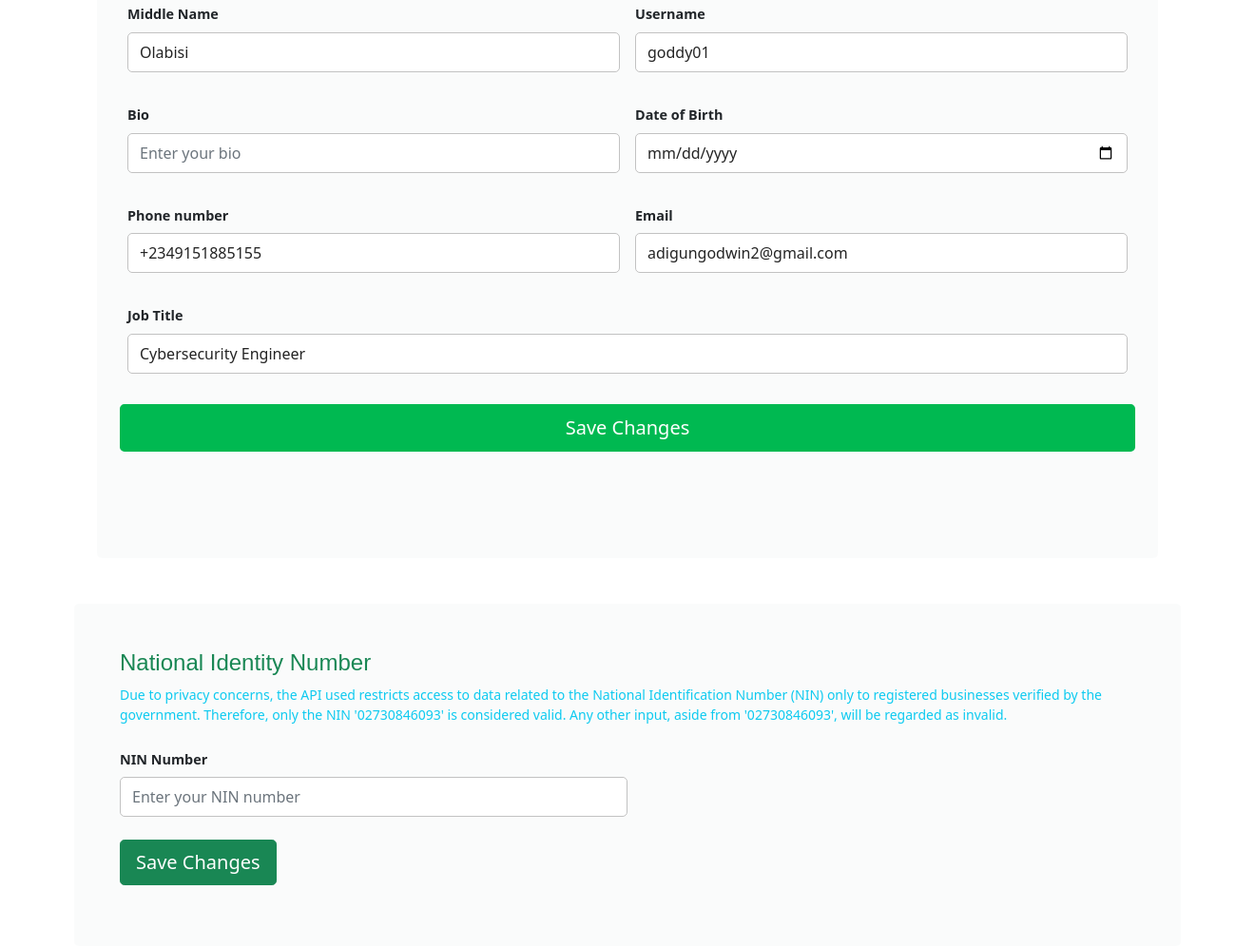
The app's page /accounts/innovator/edit-profile (signed in, middle part), older data.
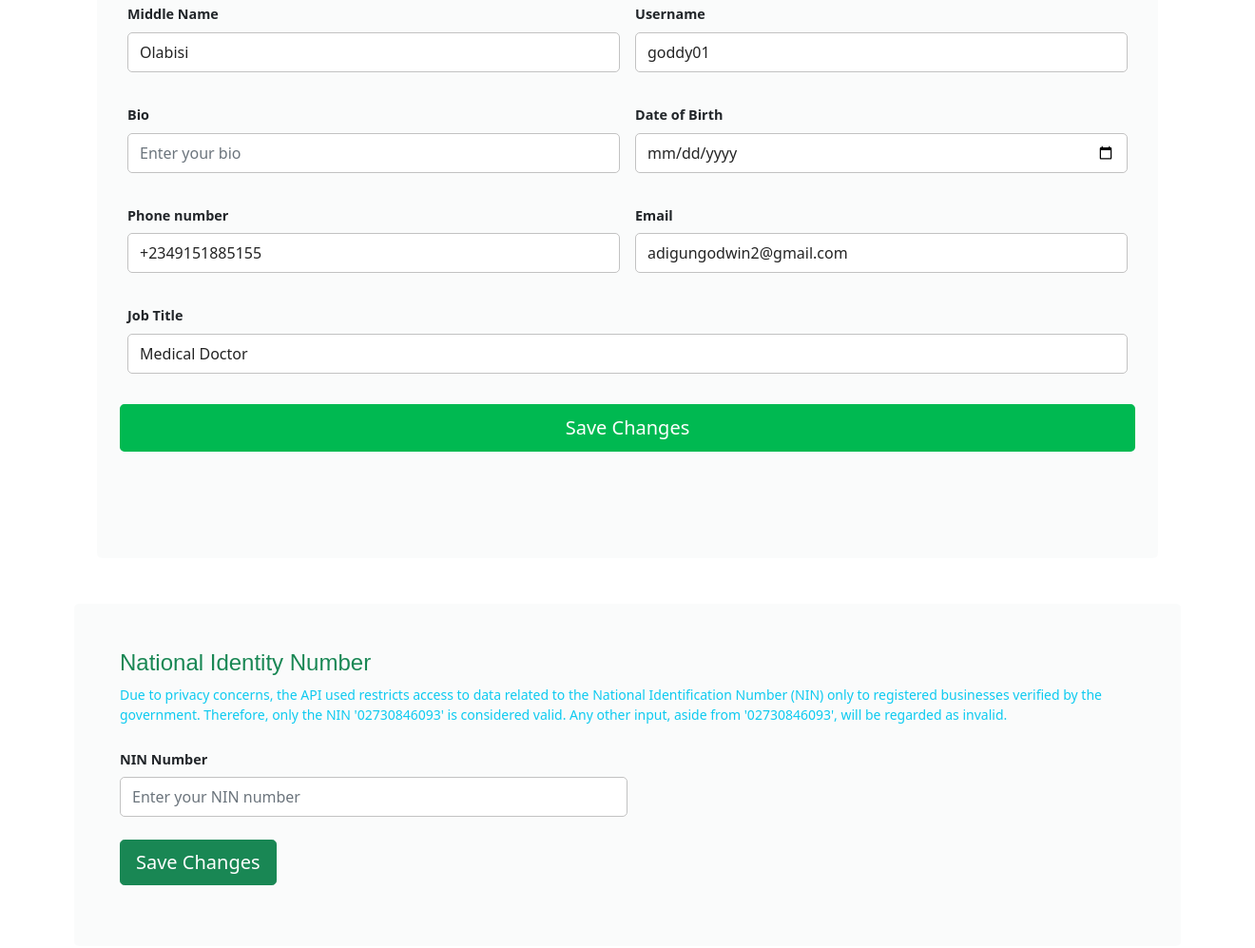
The same page, newer data.
### accounts/models.py (models this page shows, shortened)
class BaseUser(AbstractBaseUser, PermissionsMixin):
    last_name =                     models.CharField(max_length=256, null=True, blank=True)
    first_name =                    models.CharField(max_length=256, null=True, blank=True)
    middle_name =                   models.CharField(max_length=256, null=True, blank=True)
    username =                      models.CharField(max_length=256, unique=True, blank=True)
    date_of_birth =                 models.DateField(null=True, blank=True)
    email =                         models.EmailField(max_length=128, unique=True, blank=True)
    job_title =                     models.CharField(max_length=100, null=True, blank=True)
    bio =                           models.CharField(max_length=100, null=True, blank=True)
    about_me =                      models.TextField(null=True, blank=True, max_length=2000)
    pfp =                           models.ImageField(upload_to=upload_location_pfp, blank=True, null=True)
    nin =                           models.CharField(null=True, blank=True, max_length=254)
    city =                          models.CharField(max_length=128, blank=True, null=True)
    state =                         models.CharField(max_length=128, blank=True, null=True)
    country =                       CountryField(max_length=255, null=True, blank=True)
    address =                       models.CharField(max_length=128, blank=True, null=True)
    phone_num =                     PhoneNumberField(null=True, blank=True, verbose_name="Phone Number", unique=True)
    zipcode =                       models.CharField(null=True, blank=True, max_length=255)
    date_joined =                   models.DateTimeField(auto_now_add=True)
    last_login =                    models.DateTimeField(auto_now=True)
    updated_at =                    models.DateTimeField(auto_now=True)
    facebook =                      models.URLField(default='https://facebook.com/')
    twitter =                       models.URLField(default='https://twitter.com/')
    instagram =                     models.URLField(default='https://instagram.com/')
    linkedin =                      models.URLField(default='https://linkedin.com/')
    website =                       models.URLField(default='https://company.com/', null=True, blank=True)
    is_admin =                      models.BooleanField(default=False)
    is_staff =                      models.BooleanField(default=False)
    is_active =                     models.BooleanField(default=True)
    is_superuser =                  models.BooleanField(default=False)
    is_verified =                   models.BooleanField(default=False)
    signup_confirmation =           models.BooleanField(default=False)
    signup_with_google =            models.BooleanField(default=False)
    is_moderator = models.BooleanField(default=False)
    is_innovator = models.BooleanField(default=False)
    USERNAME_FIELD = "email"
    REQUIRED_FIELDS = ['username', ]
    objects = BaseUserMgr()
    def __str__(self):
        return self.username

### accounts/views.py (the view, shortened to what this page needs)
# urls.py: path('innovator/edit-profile', views.edit_profile, name='edit_profile'),
def edit_profile(request):
    user = BaseUser.objects.get(username=request.user.username)
    try:
        innovator = Innovator.objects.get(user__username=request.user.username)
    except Innovator.DoesNotExist:
        return HttpResponse('You are unable to access this page because you are not an innovator.')
    user = BaseUser.objects.get(username=request.user.username)
    user_info = BaseUser.objects.get(username=request.user.username)
    if not request.user.is_authenticated:
        return redirect('accounts:innovator_login')
    if request.method == 'POST' and 'user_p_form' in request.POST:
        user_p_data = {
            'about_me': request.POST.get('about_me'),
            'username': request.POST.get('username'),
            'email': request.POST.get('email'),
            'first_name': request.POST.get('first_name'),
            'last_name': request.POST.get('last_name'),
            'middle_name': request.POST.get('middle_name'),
            'pfp': request.POST.get('pfp'),
            'phone_num': request.POST.get('phone_num'),
            'date_of_birth': request.POST.get('date_of_birth'),
            'bio': request.POST.get('bio'),
            'job_title': request.POST.get('job_title'),
        }
        user_p_info = UpdatePersonalProfileForm(user_p_data, request.FILES, instance=request.user)
        if user_p_info.is_valid():
            user_obj = user_p_info.save(commit=False)
            if user_p_info.cleaned_data['pfp']:
                user_obj.pfp = user_p_info.cleaned_data['pfp']
            if user.date_of_birth:
                user_obj.date_of_birth = user.date_of_birth
            if user_p_info.cleaned_data['about_me']:
                user_obj.about_me = user_p_info.cleaned_data['about_me']
            user_obj.save()
            return redirect('accounts:profile')
        else:
            print(user_p_info.errors.as_data())
    else:
        user_p_info = UpdatePersonalProfileForm(
            instance=request.user,
            initial= {
                'about_me': user.about_me,
                'username': user.username,
                'email': user.email,
                'first_name': user.first_name,
                'last_name': user.last_name,
                'middle_name': user.middle_name,
                'pfp': user.pfp,
                'phone_num': user.phone_num,
                'date_of_birth': user.date_of_birth,
                'bio': user.bio
            }
        )
    if request.method == 'POST' and 'kba_question' in request.POST:
        kba_question = request.POST.get('kba_question')
        answer = request.POST.get('answer')
        print('brev_man')
        kba_data = {
            'kba_question': kba_question,
            'answer': answer
        }
        kba_form = UpdateKBAQuestionForm(kba_data, instance=request.user)
        if kba_form.is_valid():
            KBAQuestion.objects.create(
                kba_question= kba_question,
                answer=answer,
                user=user
            )
            messages.success(request, 'Knowledge-based Question successfully updated.')
            return redirect('accounts:profile')
        else:
            messages.error(request, 'Knowledge-based Question could not be updated.')
    else:
        kba_form = UpdateKBAQuestionForm(
            instance=request.user,
            initial= {
                'kba_question': request.POST.get('kba'),
                'answer': request.POST.get('answer')
            }
        )
    if request.method == 'POST' and 'nin' in request.POST:
        print('YES BRO')
        nin = request.POST.get('nin', '').strip()
        nin_data = {
            'nin': nin
        }
        user_nin_info = UpdateUserNINForm(nin_data, instance=request.user)
        if user_nin_info.is_valid():
            url = "https://api.verified.africa/sfx-verify/v3/id-service/"
            payload = {
                "searchParameter": nin,
                "verificationType": "NIN-SEARCH"
            }
            headers = {
                "accept": "application/json",
                "userid": "1628022119761",
                "apiKey": "KC69ZuFxVEsSpld69koD",
                "content-type": "application/json"
            }
            response = requests.post(url, json=payload, headers=headers)
            print('BRO DAYUM')
            if response.json()['description'].lower() == "success":
                user_nin_info.save()
                print('DONE MAN')
                messages.success(request, 'NIN is valid. ✅')
                return JsonResponse(response.json(), status=200)
            else:
                messages.error(request, f"No NIN record found for '{nin}'")
                return redirect('accounts:edit_profile')
            print(response.text)
    else:
        user_nin_info = ''
    if request.method == 'POST' and 'user_r_form' in request.POST:
        user_r_data = {
            'city': request.POST.get('city'),
            'state': request.POST.get('state'),
            'country': request.POST.get('country'),
            'address': request.POST.get('address'),
            'zipcode': request.POST.get('zipcode')
        }
        user_r_info = UpdateUserResidentialInfoForm(user_r_data, instance=request.user)
        if user_r_info.is_valid():
            user_r_info.save()
            return redirect('accounts:profile')
        else:
            print(user_r_info.errors.as_data())
    else:
        user_r_info = UpdateUserResidentialInfoForm()
    if request.method == 'POST' and 'user_skill_form' in request.POST:
        context = {}
        skill_form = UpdateUserSkillsForm(request.POST)
        if skill_form.is_valid():
            if not InnovatorSkill.objects.filter(skill=request.POST.get('skill'), innovator__user__pk=request.user.pk).exists():
                if skill_form.cleaned_data.get('skill'):
                    if InnovatorSkill.objects.filter(innovator__user__pk=request.user.pk).count() < 5:
                        skill_obj = skill_form.save(commit=False)
                        skill_obj.innovator = Innovator.objects.get(user__username=request.user.username)
                        skill_obj.save()
                        return redirect('accounts:profile')
                    else:
                        messages.error(request, 'You can only add a maximum of 5 skills')
            else:
                skill_form.add_error('skill', 'This skill already exists.')
        else:
            print('SKILLS ERRORS: ', skill_form.errors)
    else:
        skill_form = UpdateUserSkillsForm()
    if request.method == 'POST' and 'user_s_form' in request.POST:
        user_s_data = {
            'facebook': request.POST.get('facebook'),
            'linkedin': request.POST.get('linkedin'),
            'twitter': request.POST.get('twitter'),
            'instagram': request.POST.get('instagram'),
            'website': request.POST.get('website')
        }
        user_s_info = UpdateUserSocialsForm(user_s_data, instance=request.user)
        if user_s_info.is_valid():
            user_s_info.save()
            return redirect('accounts:profile')
        else:
            print(user_s_info.errors.as_data())
    else:
        user_s_info = UpdateUserSocialsForm()
    user = request.user
    if request.method == 'POST' and 'password_change' in request.POST:
        change_password_form = ChangePasswordForm(user, request.POST)
        if change_password_form.is_valid():
            change_password_form.save()
            return redirect('accounts:edit_profile')
        else:
            print('ERRORS: ', change_password_form.errors.as_data())
    else:
        change_password_form = ChangePasswordForm(user)
    if request.method == 'POST' and 'service_form' in request.POST:
        service_form = UpdateUserServiceForm(request.POST)
        if service_form.is_valid():
            if not Service.objects.filter(service=service_form.cleaned_data.get('service')).exists():
                if service_form.cleaned_data.get('service'):
                    if Innovator.objects.get(user__username=request.user.username).service_set.all().count() < 5:
                        service_obj = service_form.save(commit=False)
                        service_obj.user = BaseUser.objects.get(username=request.user.username)
                        service_obj.save()
                    else:
                        messages.error(request, 'You can only add a maximum of 5 services')
            else:
                service_form.add_error('service', 'This skill already exists.')
        else:
            print('SERVICES FORM ERRORS: ', service_form.errors.as_data())
    else:
        service_form = UpdateInnovatorServicesForm()
    return render(request, 'accounts/edit_profile.html', {
        'user_form': user,
        'user': user,
        'user_p_info_form': user_p_info,
        'user_r_info_form': user_r_info,
        'user_s_info_form': user_s_info,
        'kba_form': kba_form,
        'user_nin_info': user_nin_info,
        'change_password_form': change_password_form,
        'user_skill_form': skill_form,
        'user_skills': Innovator.objects.get(user__username=request.user).innovatorskill_set.all(),
        'user_services': Innovator.objects.get(user__username=request.user).service_set.all(),
        'user_service_form': service_form,
        'innovator': Innovator.objects.get(user__username=request.user.username),
        'kba': len(KBAQuestion.objects.filter(user__username=request.user.username))
    })

### accounts/templates/accounts/edit_profile.html (shortened to what this page needs)
{% extends 'base.html' %}
{% load static %}
{% block content %}
<!DOCTYPE html>
<html lang="en">
<head>
<link href="https://cdn.jsdelivr.net/npm/bootstrap@5.1.3/dist/css/bootstrap.min.css" rel="stylesheet">
</head>
<body>
<link rel="stylesheet" href="https://cdnjs.cloudflare.com/ajax/libs/font-awesome/5.13.1/css/all.min.css" />
<div class="container">
<div class="row">
<div class="col-12">
<div class="row mb-5 gx-5 mt-5">
<div class="col-xxl-12 mb-3 mb-xxl-0">
<div class="bg-secondary-soft px-4 py-5 rounded">
<div class="row g-3 d-flex justify-content-center mb-5">
    <form method="post" action="{% url 'accounts:edit_profile' %}" enctype="multipart/form-data" class="file-upload row g-3" id="myForm">
        <div class="col-md-6">
        <label class="form-label">Middle Name
        </label>
        <input type="text" class="form-control" placeholder="Enter your middlename" aria-label="Middle name" value={% if user.middle_name %} "{{ user.middle_name }}" {% else %} "" {% endif %} name="middle_name" id="middle_name">
        </div>
        <div class="col-md-6">
        <label class="form-label">Username
        </label>
        <input type="text" class="form-control" placeholder="Enter your username" aria-label="Username" value="{% if user.username %}{{ user.username }}{% endif %}" name="username" id="username">
        </div>
        <div class="col-md-6">
        <label class="form-label">Bio
        </label>
        <input type="text" class="form-control" placeholder="Enter your bio" aria-label="bio" name="bio" id="bio" value="{% if user.bio %}{{ user.bio }}{% endif %}">
        </div>
        <div class="col-md-6">
        <label class="form-label">Date of Birth
        </label>
        <input type="date" class="form-control" aria-label="DOB" name="date_of_birth" id="date_of_birth" value="{% if user.date_of_birth %}{{ user.date_of_birth }}{% endif %}">
        </div>
        <div class="col-md-6">
        <label class="form-label">Phone number
        </label>
        <input type="tel" class="form-control" placeholder="Enter your phone number" aria-label="Phone number" value= {% if user.phone_num %}"{{ user.phone_num }}" {% else %} "" {% endif %} name="phone_num" id="phone_num">
        </div>
          <div class="col-md-6">
          <label for="inputEmail4" class="form-label">Email
          </label>
          <input type="email" placeholder="Enter your email address" class="form-control" value="{{ user.email }}" name="email" id="email">
          </div>
          <div class="col-12">
            <label for="inputEmail4" class="form-label">Job Title </label>
            <input type="text" placeholder="Enter your job title" class="form-control" value="{% if user.job_title %}{{ user.job_title }}{% endif %}" name="job_title" id="job_title">
          </div>
        <button type="submit" class="btn btn-success btn-lg" name="user_p_form" id="user_p_form">Save Changes</button>
        </form>
</div>
</div>
<div class="bg-secondary-soft px-4 py-5 rounded mt-5 row mb-5 gx-5 mt-5">
  <h4 class="mb-2 mt-0 text-success">National Identity Number</h4>
    <small class="mb-4 text-info">Due to privacy concerns, the API used restricts access to data related to the National Identification Number (NIN) only to registered businesses verified by the government. Therefore, only the NIN '02730846093' is considered valid. Any other input, aside from '02730846093', will be regarded as invalid.</small>
  <form action="" id="nin_form">
    <div class="">
      <div class="col-md-6">
        <label class="form-label">NIN Number
        </label>
        <input type="text" class="form-control" placeholder="Enter your NIN number" value="{% if user.nin %}{{ user.nin }}{% endif %}" name="nin" id="nin">
      </div>
      <button type="button" name="nin_form" class="btn btn-success btn-lg mt-2" id="nin_form_button">Save Changes</button>
    </div>
  </form>
</div>
</div>
</div>
</div>
</div>
</body>
</html>
{% endblock content %}

Row changes from the older to the newer data that the page shows:
changed BaseUser "Olabisi": job_title "Cybersecurity Engineer" → "Medical Doctor"
